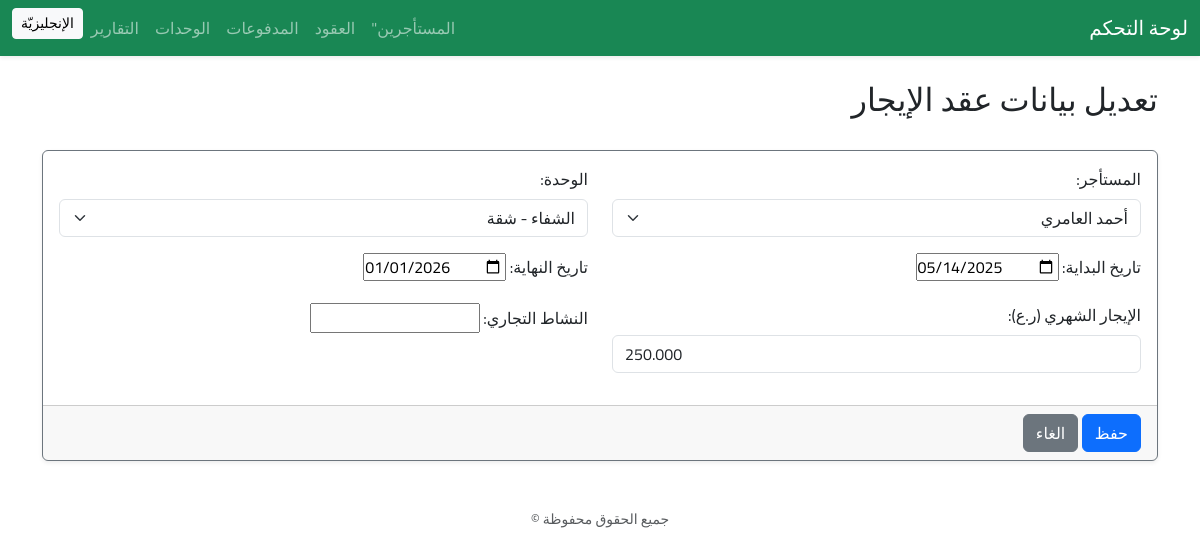
The page /contracts/1/edit/ on the database its author committed.
### contracts/models.py (models this page shows, shortened)
class Contract(models.Model):
  tenant = models.ForeignKey(
    Tenant,
    on_delete=models.CASCADE,
    verbose_name=_('المستأجر')
  )
  unit = models.ForeignKey(
    Unit,
    on_delete=models.CASCADE,
    verbose_name=_('الوحدة')
  )
  start_date = models.DateField(
    verbose_name=_('تاريخ البداية')
  )
  end_date = models.DateField(
    verbose_name=_('تاريخ النهاية')
  )
  rent_amount = models.DecimalField(
    max_digits=10,
    decimal_places=3,
    verbose_name=_('الإيجار الشهري (ر.ع)')
  )
  activity = models.CharField(
    max_length=255,
    verbose_name=_('النشاط التجاري'),
    blank=True,
    null=True,
  )
  created_at = models.DateTimeField(
    auto_now_add=True,
    verbose_name=_('تاريخ الإنشاء')
  )
  update_at = models.DateTimeField(
    auto_now=True,
    verbose_name=_('آخر تحديث')
  )
  class Meta:
    verbose_name = _("عقد إيجار")
    verbose_name_plural = _("عقود الإيجار")
    ordering = ['-start_date']

### contracts/views.py (the view)
# urls.py: path('<int:pk>/edit/', views.contract_update, name='edit'),
def contract_update(request, pk):
  contract = get_object_or_404(Contract, pk=pk)
  form = ContractForm(request.POST or None, request.FILES or None, instance=contract)
  if form.is_valid():
    form.save()
    return redirect(reverse_lazy('contracts:detail', kwargs={'pk': pk}))
  return render(request, 'contracts/contract_form.html', {'form': form})

### contracts/forms.py
class ContractForm(forms.ModelForm):
  class Meta:
    model = Contract
    fields = '__all__'
    widgets = {
      'contract_number': forms.TextInput(attrs={'class': 'form-control'}),
      'tenant': forms.Select(attrs={'class': 'form-select'}),
      'unit': forms.Select(attrs={'class': 'form-select'}),
      'start_date': forms.DateInput(attrs={'type': 'date'}),
      'end_date': forms.DateInput(attrs={'type': 'date'}),
      'rent_amount': forms.NumberInput(attrs={'class': 'form-control'}),
      'contract_file': forms.ClearableFileInput(attrs={'class': 'form-control'}),
      'status': forms.Select(attrs={'class': 'form-select'}),
      'contract_file': forms.ClearableFileInput(attrs={'class': 'form-control'}),
    }

### buildings/models.py (called while the page is built)
  def __str__(self):
    return f'{self.building_name} - {self.name}'

### tenants/models.py (called while the page is built)
  def __str__(self):
    return self.full_name

### templates/contracts/contract_form.html (shortened to what this page needs)
{% extends "base.html" %}
{% load i18n %}
{% block content %}
<div class="d-flex justify-content-between align-items-center mb-4">
  <h2>
    {% if form.instance.pk %}
      {% trans "تعديل بيانات عقد الإيجار" %}
    {% else %}
      {% trans "اضافة عقد إيجار جديد" %}
    {% endif %}
  </h2>
</div>
<form method="post" enctype="multipart/form-data">
  <div class="card shadow-sm border-secondary">
    <div class="card-body">
      <div class="row">
        {% for field in form.visible_fields %}
          <div class="col-md-6 mb-3">
            <label class="form-label">
              {{ field.label_tag }}
            </label>
            {{ field }}
      </div>
        {% endfor %}
    </div>
  </div>
    <div class="card-footer">
      <button type="submit" class="btn btn-primary">
          {% trans "حفظ" %}
      </button>
      <a href="{% url 'contracts:list' %}" class="btn btn-secondary">
        {% trans "الغاء" %}
      </a>
    </div>
</form>
{% endblock %}

### rows shown on the page
Contract: visible_fields "أحمد العامري" "الشفاء - شقة" "05/14/2025" "01/01/2026" "250.000"

### other values the page prints
{{ field.label_tag }} "المستأجر:" "الوحدة:" "تاريخ البداية:" "تاريخ النهاية:" "الإيجار الشهري (ر.ع):" "النشاط التجاري:"
